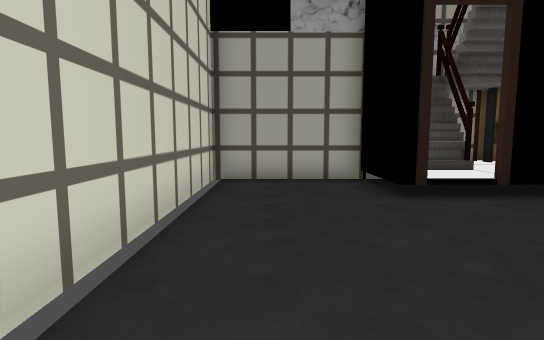
[1] (above)

15 first-person views from a walk through a 3-D level made in the Unity game engine. The camera is 1.2 m above the floor, tilts 6° down and sees 80° across. The floor is counted in squares, 1 m on a side. Each view is taken from the middle of a square. On the plan, view 1 faces up. The plan holds only what a view shows up to about 14 squares ahead; the rest is blank. Some animated figures are not drawn. Door leaves are left out, so doorways stand open. Some surface patterns are stand-ins.

[2]
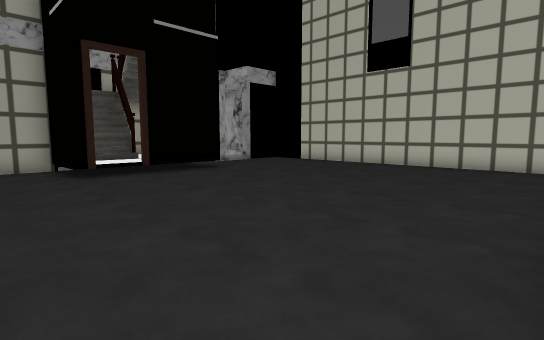

[3]
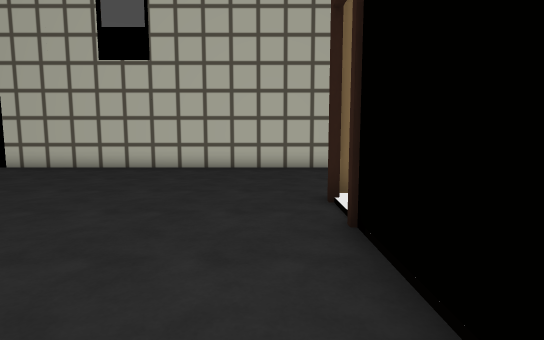

[4]
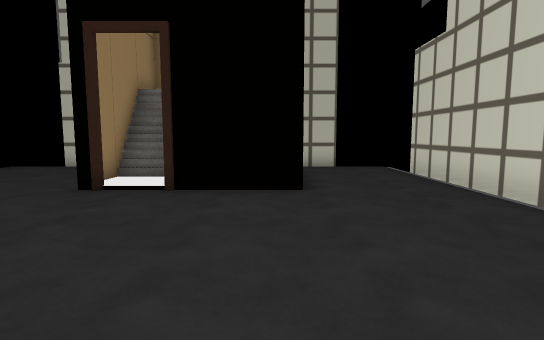

[5]
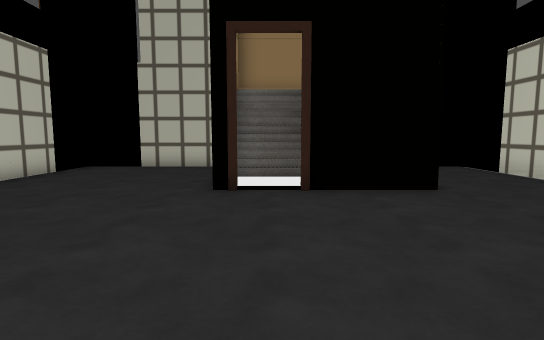

[6]
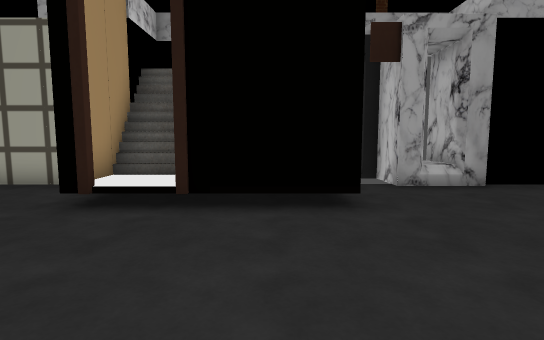

[7]
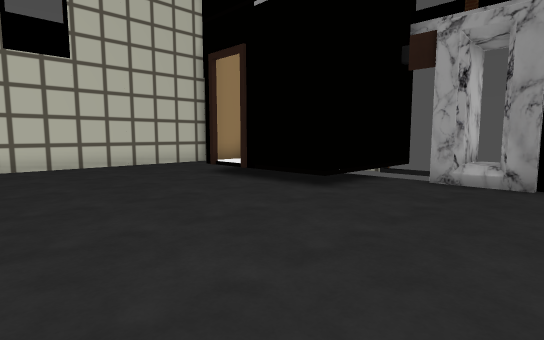

[8]
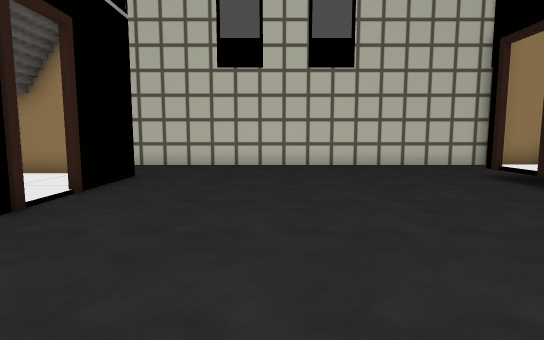

[9]
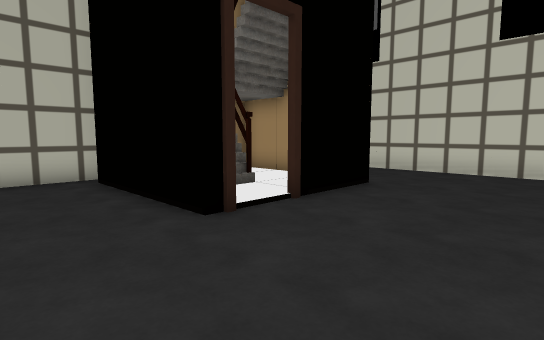

[10]
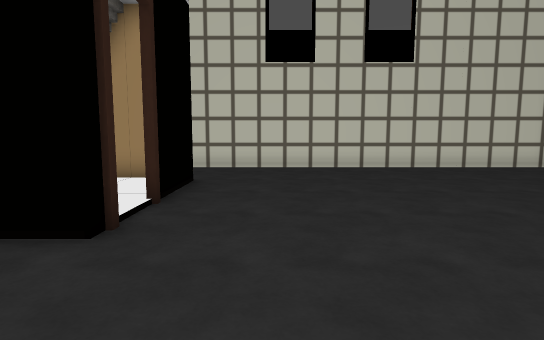

[11]
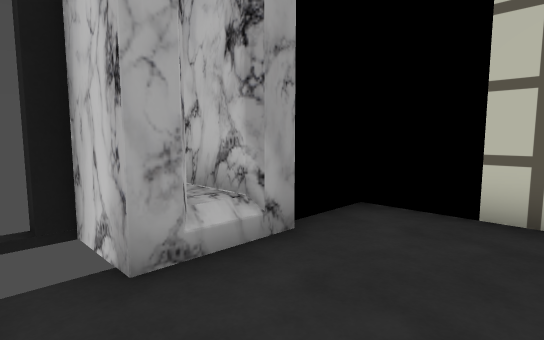

[12]
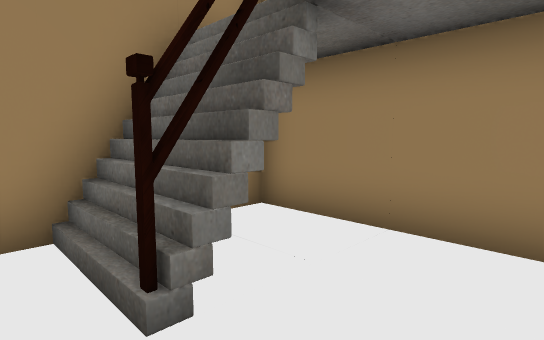

[13]
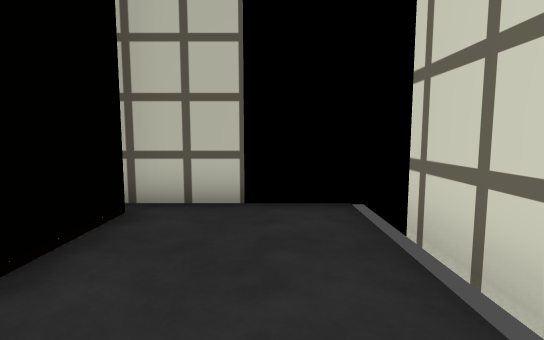

[14]
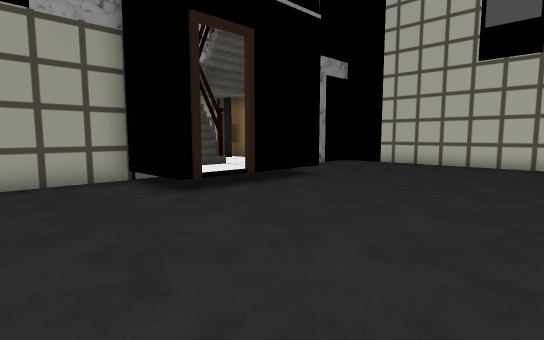

[15]
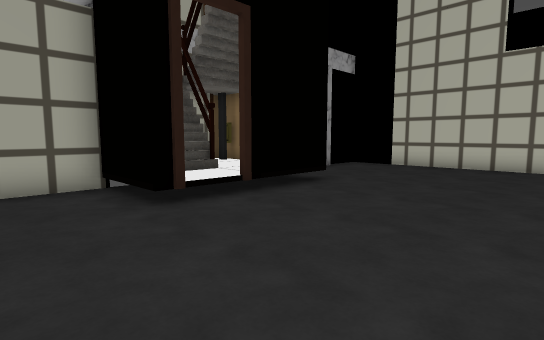

### Floor plan
Points are (right, up) in squares from view 1. A wall is a line through its corners. A room is listed if a view was taken in it or the views show most of it. See-through windows are left out.
Room 1 (views 1, 2, 3, 4, 5, 6, 7, 8, 9, 10, 11, 13, 14, 15)
walls: (4.6, 6.2) (3.6, 6.2); (3.4, 6.2) (2.5, 6.2); (7, -9.7) (11.3, -9.7); (1.5, 9) (-1.6, 9) (-1.6, -8); (13.3, -7.9) (13.3, 7.1); (0.4, -9.7) (2.8, -9.7)
ways out: open door at (3.5, -4) to room 2; open door at (6, -4) to room 2; open door at (3.5, 6); open door at (6.5, 6)
objects: other object (9, 9) to (11, 11)
Room 2 (view 12)
walls: (4.8, -5.8) (7.2, -5.8); (4.8, -6.1) (7.2, -6.1); (5, -6.2) (7.2, -6.2); (5, -6.4) (7.2, -6.4); (4.8, -6.6) (7.2, -6.6); (4.8, -6.7) (7.2, -6.7) (7.2, -4.2)
ways out: open door at (3.5, -4) to room 1; open door at (6, -4) to room 1; opening at (3.5, -6.5) to room 3
Room 3 (no view inside)
walls: (4.8, -7.2) (4.8, -5.8); (5, -6.3) (4.8, -5.8); (2.4, -5.2) (2.4, -9) (7.2, -9)
ways out: opening at (3.5, -6.5) to room 2

Where each view was taken, in squares from view 1:
view 1: 0 up, 0 right, facing up
view 2: 4 down, 0 right, facing up-right
view 3: 3 down, 1 right, facing right
view 4: 3 up, 3 right, facing down
view 5: 3 up, 6 right, facing down
view 6: 1 up, 6 right, facing up
view 7: 0 up, 12 right, facing up-left
view 8: 0 up, 12 right, facing left
view 9: 0 up, 10 right, facing down-left
view 10: 2 down, 11 right, facing left
view 11: 6 up, 8 right, facing up-right
view 12: 5 down, 3 right, facing down-right
view 13: 4 down, 0 right, facing down
view 14: 0 up, 1 left, facing up-right
view 15: 1 up, 0 right, facing up-right
